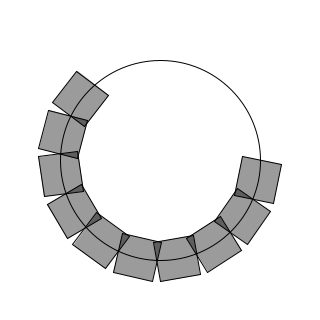
Frame 1 (no input)
Frame 60 (the mouse pressed at the canvas centre just before this capture): identical to frame 1, image omitted
Frame 120 (the mouse held since frame 60 and released just before this capture): identical to frame 1, image omitted

The Processing sketch that drew this single still picture (run headless with seeded random() and noise(); from frame 60 on, the mouse is pressed at the canvas centre):

// Processing sketch: sketch_65
// ── sketch_65.pde
PFont f;
float r = 100;
float w = 40;
float h = 40;

void setup() {
  size(320, 320);
  smooth();
}

void draw() {
  background(255);
  
  translate(width / 2, height / 2);
  noFill();
  stroke(0);
  ellipse(0, 0, r * 2, r * 2);
  
  int totalBoxes = 10;
  float arclength = 0;
  
  for (int i = 0; i < totalBoxes; i++) {
    arclength += w / 2;
    float theta = arclength / r;
    
    pushMatrix();
    translate(r * cos(theta), r * sin(theta));
    rotate(theta);
    fill(0, 100);
    rectMode(CENTER);
    rect(0, 0, w, h);
    popMatrix();
    arclength += w / 2;
  }
}
